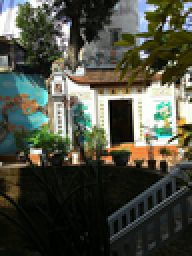
%> input picture Matlab/pag1.png, 96 x 128 px, shrunk from 280 x 373 before the run (shown 2 times larger)
$ octave test.m   (GNU Octave 9; MATLAB toolbox functions it lacks are replaced by stand-ins)
%> lines starting %> are read from the running program, lines starting %| are printed output that depends on the picture
### Matlab(TIMES)/average.m
function F=average(I)
s=size(I);
F_size=7;
F=double(zeros(s(1),s(2)));
for i=floor(F_size/2)+1:s(1)- floor(F_size/2)
    for j=floor(F_size/2)+1:s(2)- floor(F_size/2)
        for k=1:F_size
            for l=1:F_size
                F(i,j)=F(i,j)+double(I(i+k-(floor(F_size/2)+1),j+l-(floor(F_size/2)+1)));
            end;
        end;
        F(i,j)=round(F(i,j)/(F_size*F_size));
    end;
end;
F=uint8(F);
figure;
imshow(F);
% [4 lines of commented-out code are left out]

### myMSE.m
function MSE = myMSE(distImg, origImg)

    origImg = double(origImg);
    distImg = double(distImg);

    [M N] = size(origImg);
    error = (origImg - distImg).^2;
    MSE = mean2(error) / (M * N);

    % [5 lines of commented-out code are left out]

end

### Matlab/test.m
clear all
close all
clc
%%%%%%%%%%%%%
RGB = imread('pag1.png');
%> RGB is the input picture: size 128x96x3 uint8; mean R, G, B 76.1, 78.6, 65.8
I = rgb2gray(RGB);
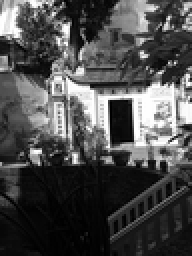
%> I: size 128x96 uint8 (shown 2 times larger); min 0, max 255, mean 76.4
imshow(I)
%%%%%%%
%Add noise
J = imnoise(I,'gaussian',0.05);
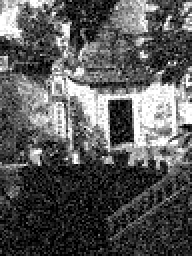
%> J: size 128x96 uint8 (shown 2 times larger); min 0, max 255, mean 89.1
figure, imshow(J)
%%%%%%%%%%%%%
tic
F = medfilt2(J, [7 7]);
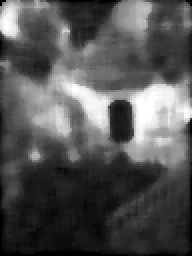
%> F: size 128x96 uint8 (shown 2 times larger); min 0, max 255, mean 84.4
imshow(F)
toc
%%%%%%%
%I = imread('cameraman.tif');
tic
F=average(J);
%> after the loop in average, `for i=floor(F_size/2)+1:s(1)- floor(F_size/2)`:
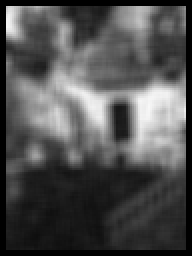
%> F: size 128x96 double (shown 2 times larger); min 0, max 248, mean 80.2
toc
%%%%%%
tic
G = fspecial('gaussian',[7 7],2);
F = imfilter(J,G,'same');
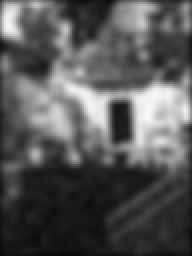
%> F: size 128x96 uint8 (shown 2 times larger); min 8, max 248, mean 87.1
imshow(F)
toc
%%%%%%
%(original, denoised)
MSE = myMSE(F,I);
%> in myMSE, `error = (origImg - distImg).^2;`:
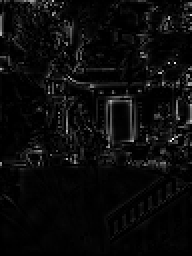
%> error: size 128x96 double (shown 2 times larger); min 0, max 22801, mean 1042.6; drawn with min black and max white
%> in myMSE, `MSE = mean2(error) / (M * N);`: MSE = 0.0848
%> MSE = 0.0848
PSNR = 10 * log10( 255^2 / MSE);
%> PSNR = 58.84
%%%%
%(original, noised)
MSE1 = myMSE(F,J);
%> in myMSE (call 2), `error = (origImg - distImg).^2;`:
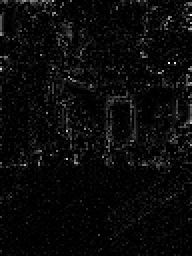
%> error: size 128x96 double (shown 2 times larger); min 0, max 30976, mean 1331.2; drawn with min black and max white
%> in myMSE (call 2), `MSE = mean2(error) / (M * N);`: MSE = 0.108
%> MSE1 = 0.108
PSNR1 = 10 * log10( 255^2 / MSE1);
%> PSNR1 = 57.78

$ run again, with Matlab/pag2.png copied over Matlab/pag1.png
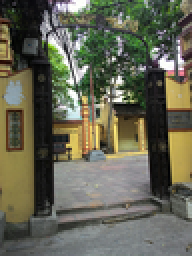
%> input picture Matlab/pag2.png, 96 x 128 px, shrunk from 280 x 373 before the run (shown 2 times larger)
%> RGB is the input picture: size 128x96x3 uint8; mean R, G, B 101, 101.1, 83.5
%> after the loop in average, `for i=floor(F_size/2)+1:s(1)- floor(F_size/2)`:
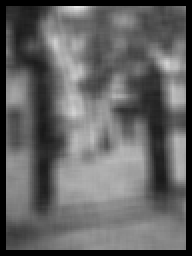
%> F: size 128x96 double (shown 2 times larger); min 0, max 228, mean 99.1
%> in myMSE, `MSE = mean2(error) / (M * N);`: MSE = 0.0686
%> PSNR = 59.77
%> in myMSE (call 2), `error = (origImg - distImg).^2;`:
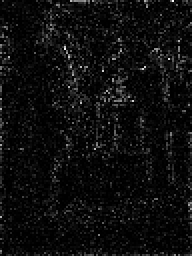
%> error: size 128x96 double (shown 2 times larger); min 0, max 23104, mean 1278.9; drawn with min black and max white
%> in myMSE (call 2), `MSE = mean2(error) / (M * N);`: MSE = 0.104
%> PSNR1 = 57.96
